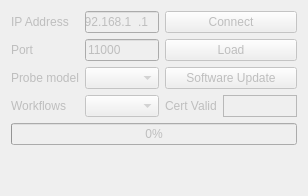
      <widget class="QWidget" name="tcp">
       <property name="enabled">
        <bool>false</bool>
       </property>
       <attribute name="title">
        <string>Connection</string>
       </attribute>
       <layout class="QGridLayout" name="gridLayout_3">
        <item row="4" column="2" colspan="2">
         <widget class="QPushButton" name="update">
          <property name="enabled">
           <bool>false</bool>
          </property>
          <property name="sizePolicy">
           <sizepolicy hsizetype="Preferred" vsizetype="Minimum">
            <horstretch>1</horstretch>
            <verstretch>0</verstretch>
           </sizepolicy>
          </property>
          <property name="text">
           <string>Software Update</string>
          </property>
         </widget>
        </item>
        <item row="3" column="0">
         <widget class="QLabel" name="_port">
          <property name="text">
           <string>Port</string>
          </property>
         </widget>
        </item>
        <item row="1" column="2" colspan="2">
         <widget class="QPushButton" name="connect">
          <property name="text">
           <string>Connect</string>
          </property>
         </widget>
        </item>
        <item row="4" column="1">
         <widget class="QComboBox" name="probes"/>
        </item>
        <item row="3" column="2" colspan="2">
         <widget class="QPushButton" name="load">
          <property name="enabled">
           <bool>false</bool>
          </property>
          <property name="text">
           <string>Load</string>
          </property>
         </widget>
        </item>
        <item row="1" column="1">
         <widget class="QLineEdit" name="ip">
          <property name="sizePolicy">
           <sizepolicy hsizetype="Expanding" vsizetype="Fixed">
            <horstretch>1</horstretch>
            <verstretch>0</verstretch>
           </sizepolicy>
          </property>
          <property name="inputMask">
           <string>000.000.000.000</string>
          </property>
          <property name="text">
           <string>192.168.1.1</string>
          </property>
         </widget>
        </item>
        <item row="9" column="0" colspan="4">
         <widget class="QProgressBar" name="progress">
          <property name="toolTip">
           <string>Software Update Progress</string>
          </property>
          <property name="value">
           <number>0</number>
          </property>
         </widget>
        </item>
        <item row="1" column="0">
         <widget class="QLabel" name="_ip">
          <property name="text">
           <string>IP Address</string>
          </property>
         </widget>
        </item>
        <item row="10" column="0" colspan="4">
         <spacer name="verticalSpacer_2">
          <property name="orientation">
           <enum>Qt::Vertical</enum>
          </property>
          <property name="sizeHint" stdset="0">
           <size>
            <width>20</width>
            <height>40</height>
           </size>
          </property>
         </spacer>
        </item>
        <item row="5" column="3">
         <widget class="QLabel" name="cert">
          <property name="frameShape">
           <enum>QFrame::StyledPanel</enum>
          </property>
          <property name="text">
           <string/>
          </property>
         </widget>
        </item>
        <item row="5" column="2">
         <widget class="QLabel" name="_cert">
          <property name="sizePolicy">
           <sizepolicy hsizetype="Fixed" vsizetype="Preferred">
            <horstretch>0</horstretch>
            <verstretch>0</verstretch>
           </sizepolicy>
          </property>
          <property name="text">
           <string>Cert Valid</string>
          </property>
         </widget>
        </item>
        <item row="4" column="0">
         <widget class="QLabel" name="_probeslist">
          <property name="text">
           <string>Probe model</string>
          </property>
         </widget>
        </item>
        <item row="3" column="1">
         <widget class="QLineEdit" name="port">
          <property name="text">
           <string>11000</string>
          </property>
         </widget>
        </item>
        <item row="5" column="1">
         <widget class="QComboBox" name="workflows">
          <property name="sizePolicy">
           <sizepolicy hsizetype="Expanding" vsizetype="Fixed">
            <horstretch>0</horstretch>
            <verstretch>0</verstretch>
           </sizepolicy>
          </property>
         </widget>
        </item>
        <item row="5" column="0">
         <widget class="QLabel" name="_wflist">
          <property name="text">
           <string>Workflows</string>
          </property>
         </widget>
        </item>
       </layout>
      </widget>
